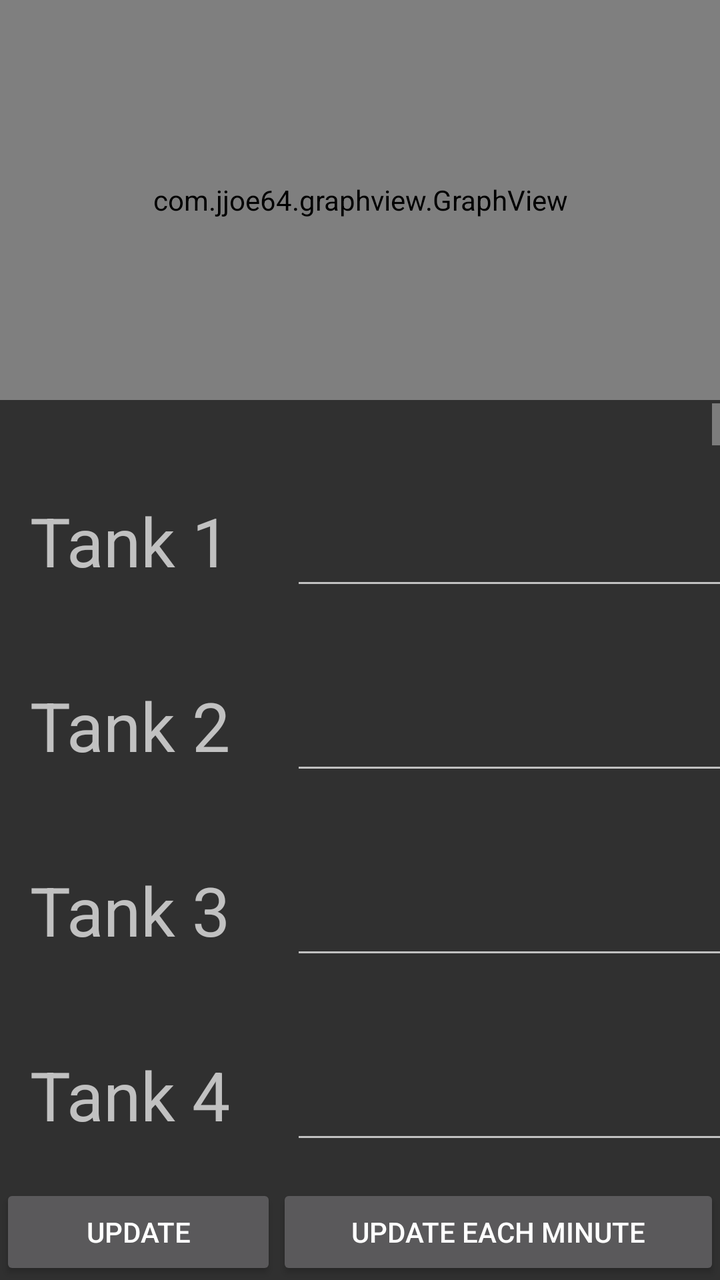
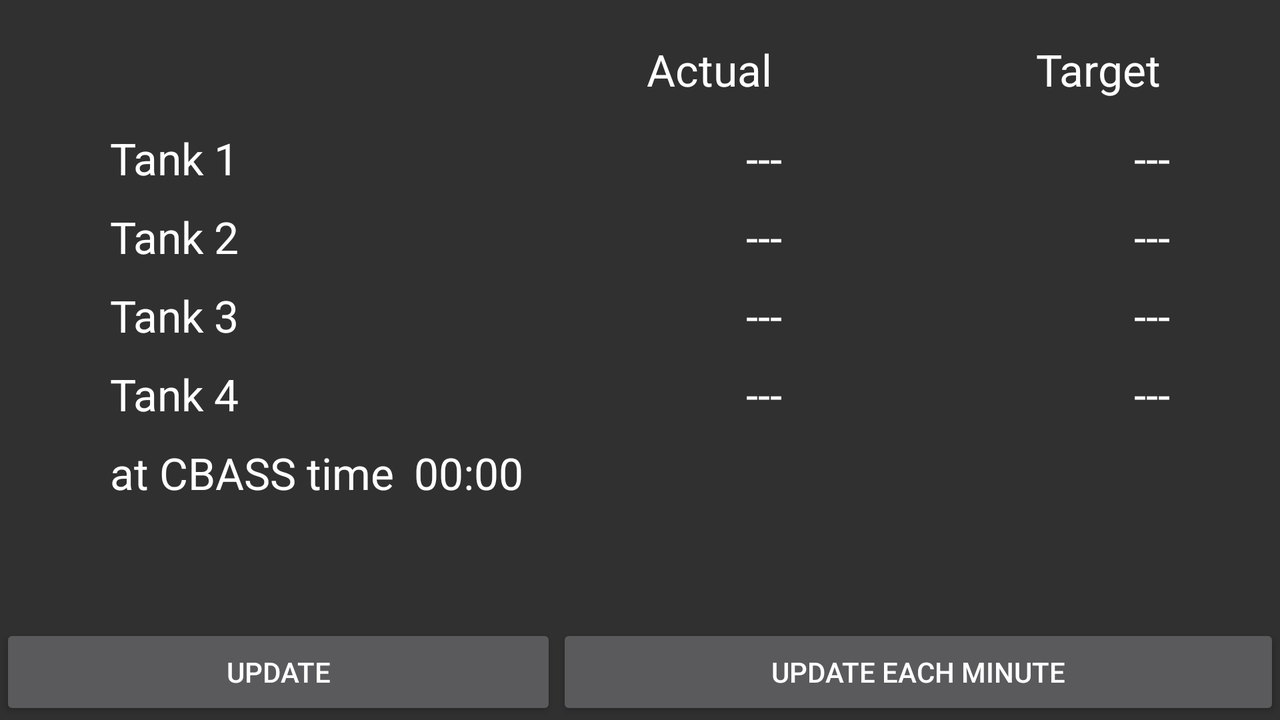

An Android layout and its configuration variant, each rendered on a device that would load it. The default file and the variant file are quoted in full after the pictures.
<!-- AndroidManifest.xml: application theme AppTheme -->
<!-- res/layout/fragment_monitor.xml -->
<?xml version="1.0" encoding="utf-8"?>
<LinearLayout xmlns:android="http://schemas.android.com/apk/res/android"
    xmlns:app="http://schemas.android.com/apk/res-auto"
    android:id="@+id/monitor_vert"
    android:layout_width="match_parent"
    android:layout_height="match_parent"
    android:orientation="vertical">

    <com.jjoe64.graphview.GraphView
        android:layout_width="match_parent"
        android:layout_height="200dip"
        android:id="@+id/graph" />

    <TextView
        android:id="@+id/receive_text"
        android:layout_width="match_parent"
        android:layout_height="wrap_content"
        android:layout_weight="1"
        android:freezesText="true"
        android:gravity="bottom"
        android:scrollbars="vertical"
        android:textAppearance="@style/TextAppearance.AppCompat.Medium" />

    <TableLayout
        android:layout_width="match_parent"
        android:layout_height="wrap_content">

        <TableRow
            android:id="@+id/temps_row1"
            android:layout_width="match_parent"
            android:layout_height="match_parent">

            <TextView
                android:id="@+id/tank1"
                android:layout_width="wrap_content"
                android:layout_height="wrap_content"
                android:layout_margin="15dp"
                android:text="Tank 1"
                android:textSize="34sp" />

            <EditText
                android:id="@+id/mon_temp1"
                android:layout_width="wrap_content"
                android:layout_height="wrap_content"
                android:layout_margin="15dp"
                android:ems="10"
                android:inputType="numberDecimal"
                android:text="99.1"
                android:textAlignment="textEnd"
                android:textSize="34sp" />
        </TableRow>

        <TableRow
            android:id="@+id/temps_row2"
            android:layout_width="match_parent"
            android:layout_height="match_parent" >

            <TextView
                android:id="@+id/tank2"
                android:layout_width="wrap_content"
                android:layout_height="wrap_content"
                android:layout_margin="15dp"
                android:text="Tank 2"
                android:textSize="34sp" />

            <EditText
                android:id="@+id/mon_temp2"
                android:layout_width="wrap_content"
                android:layout_height="wrap_content"
                android:layout_margin="15dp"
                android:ems="10"
                android:inputType="numberDecimal"
                android:text="99.2"
                android:textAlignment="textEnd"
                android:textSize="34sp" />
        </TableRow>

        <TableRow
            android:layout_width="match_parent"
            android:layout_height="match_parent" >

            <TextView
                android:id="@+id/tank3"
                android:layout_width="wrap_content"
                android:layout_height="wrap_content"
                android:layout_margin="15dp"
                android:text="Tank 3"
                android:textSize="34sp" />

            <EditText
                android:id="@+id/mon_temp3"
                android:layout_width="wrap_content"
                android:layout_height="wrap_content"
                android:layout_margin="15dp"
                android:ems="10"
                android:inputType="numberDecimal"
                android:text="99.3"
                android:textAlignment="textEnd"
                android:textSize="34sp" />
        </TableRow>

        <TableRow
            android:layout_width="match_parent"
            android:layout_height="match_parent" >

            <TextView
                android:id="@+id/tank4"
                android:layout_width="wrap_content"
                android:layout_height="wrap_content"
                android:layout_margin="15dp"
                android:text="Tank 4"
                android:textSize="34sp" />

            <EditText
                android:id="@+id/mon_temp4"
                android:layout_width="wrap_content"
                android:layout_height="wrap_content"
                android:layout_margin="15dp"
                android:ems="10"
                android:inputType="numberDecimal"
                android:text="99.4"
                android:textAlignment="textEnd"
                android:textSize="34sp" />
        </TableRow>
    </TableLayout>

    <LinearLayout
        android:layout_width="match_parent"
        android:layout_height="wrap_content"
        android:orientation="horizontal">

        <Button
            android:id="@+id/update_btn"
            android:layout_width="wrap_content"
            android:layout_height="wrap_content"
            android:layout_weight="1"
            android:text="Update" />

        <Button
            android:id="@+id/repeat_btn"
            android:layout_width="wrap_content"
            android:layout_height="wrap_content"
            android:layout_weight="1"
            android:text="Update each minute" />

    </LinearLayout>

</LinearLayout>
<!-- resources referenced by this layout -->
<resources>
  <style name="AppTheme" parent="Theme.AppCompat.NoActionBar">
          <item name="colorPrimary">@color/colorPrimary</item>
          <item name="colorPrimaryDark">@color/colorPrimaryDark</item>
          <item name="colorAccent">@color/colorAccent</item>
      </style>
  <color name="colorPrimary">#888888</color>
  <color name="colorPrimaryDark">#bf360c</color>
  <color name="colorAccent">#ff6e40</color>
</resources>
<!-- res/layout-land/fragment_monitor.xml (the author's variant of the layout above) -->
<!-- drawn on the phone turned sideways -->
<?xml version="1.0" encoding="utf-8"?>
<LinearLayout xmlns:android="http://schemas.android.com/apk/res/android"
    android:layout_width="match_parent"
    android:layout_height="match_parent"
    android:orientation="vertical">

    <TableLayout
        android:layout_width="match_parent"
        android:layout_height="wrap_content"
        android:layout_marginVertical="10dp"
        android:layout_marginHorizontal="50dp"
        android:layout_weight="0"
        android:shrinkColumns="1,2">


        <TableRow
            android:id="@+id/col_headers"
            android:layout_width="match_parent"
            android:layout_height="match_parent">

            <TextView
                android:id="@+id/blank"
                android:layout_margin="10dp"
                android:text=""
                 />

            <TextView
                android:id="@+id/curr_label"
                android:layout_margin="10dp"
                android:text="Actual"
                android:textAlignment="textEnd"
                android:textAppearance="@style/TextAppearance.AppCompat.Large" />

            <TextView
                android:id="@+id/targ_label"
                android:layout_margin="10dp"
                android:text="Target"
                android:textAlignment="textEnd"
                android:textAppearance="@style/TextAppearance.AppCompat.Large" />

        </TableRow>

        <TableRow
            android:id="@+id/temps_row1"
            android:layout_width="match_parent"
            android:layout_height="match_parent">

            <TextView
                android:id="@+id/tank1"
                android:layout_column="0"
                android:layout_margin="5dp"
                android:text="Tank 1"
                android:textAppearance="@style/TextAppearance.AppCompat.Large" />

            <TextView
                android:id="@+id/mon_temp1"
                android:layout_column="1"
                android:layout_margin="5dp"
                android:ems="7"
                android:inputType="numberDecimal"
                android:text="@string/blank_number"
                android:textAlignment="textEnd"
                android:textAppearance="@style/TextAppearance.AppCompat.Large" />

            <TextView
                android:id="@+id/mon_set1"
                android:layout_column="2"
                android:layout_margin="5dp"
                android:ems="10"
                android:inputType="numberDecimal"
                android:text="@string/blank_number"
                android:textAlignment="textEnd"
                android:textAppearance="@style/TextAppearance.AppCompat.Large" />
        </TableRow>

        <TableRow
            android:id="@+id/temps_row2"
            android:layout_width="match_parent"
            android:layout_height="match_parent">

            <TextView
                android:id="@+id/tank2"
                android:layout_height="wrap_content"
                android:layout_margin="5dp"
                android:text="Tank 2"
                android:textAppearance="@style/TextAppearance.AppCompat.Large" />

            <TextView
                android:id="@+id/mon_temp2"
                android:layout_height="wrap_content"
                android:layout_margin="5dp"
                android:ems="10"
                android:inputType="numberDecimal"
                android:text="@string/blank_number"
                android:textAlignment="textEnd"
                android:textAppearance="@style/TextAppearance.AppCompat.Large" />

            <TextView
                android:id="@+id/mon_set2"
                android:layout_height="wrap_content"
                android:layout_margin="5dp"
                android:ems="10"
                android:inputType="numberDecimal"
                android:text="@string/blank_number"
                android:textAlignment="textEnd"
                android:textAppearance="@style/TextAppearance.AppCompat.Large" />
        </TableRow>

        <TableRow
            android:layout_width="match_parent"
            android:layout_height="match_parent">

            <TextView
                android:id="@+id/tank3"
                android:layout_height="wrap_content"
                android:layout_margin="5dp"
                android:text="Tank 3"
                android:textAppearance="@style/TextAppearance.AppCompat.Large" />

            <TextView
                android:id="@+id/mon_temp3"
                android:layout_height="wrap_content"
                android:layout_margin="5dp"
                android:ems="10"
                android:inputType="numberDecimal"
                android:text="@string/blank_number"
                android:textAlignment="textEnd"
                android:textAppearance="@style/TextAppearance.AppCompat.Large" />

            <TextView
                android:id="@+id/mon_set3"
                android:layout_height="wrap_content"
                android:layout_margin="5dp"
                android:ems="10"
                android:inputType="numberDecimal"
                android:text="@string/blank_number"
                android:textAlignment="textEnd"
                android:textAppearance="@style/TextAppearance.AppCompat.Large" />
        </TableRow>

        <TableRow
            android:layout_width="match_parent"
            android:layout_height="match_parent">

            <TextView
                android:id="@+id/tank4"
                android:layout_height="wrap_content"
                android:layout_margin="5dp"
                android:text="Tank 4"
                android:textAppearance="@style/TextAppearance.AppCompat.Large" />

            <TextView
                android:id="@+id/mon_temp4"
                android:layout_height="wrap_content"
                android:layout_margin="5dp"
                android:ems="10"
                android:inputType="numberDecimal"
                android:text="@string/blank_number"
                android:textAlignment="textEnd"
                android:textAppearance="@style/TextAppearance.AppCompat.Large" />

            <TextView
                android:id="@+id/mon_set4"
                android:layout_height="wrap_content"
                android:layout_margin="5dp"
                android:ems="10"
                android:inputType="numberDecimal"
                android:text="@string/blank_number"
                android:textAlignment="textEnd"
                android:textAppearance="@style/TextAppearance.AppCompat.Large" />
        </TableRow>

        <TableRow
            android:layout_width="match_parent"
            android:layout_height="match_parent">

            <TextView
                android:id="@+id/label_time"
                android:layout_height="wrap_content"
                android:layout_margin="5dp"
                android:text="at CBASS time"
                android:textAlignment="center"
                android:textAppearance="@style/TextAppearance.AppCompat.Large" />

            <TextView
                android:id="@+id/cbass_time"
                android:layout_height="match_parent"
                android:layout_margin="5dp"
                android:layout_span="2"
                android:inputType="time"
                android:text="00:00"
                android:gravity="left"
                android:textAppearance="@style/TextAppearance.AppCompat.Large" />

        </TableRow>
    </TableLayout>

    <LinearLayout
        android:layout_width="match_parent"
        android:layout_height="wrap_content"
        android:layout_weight="1"
        android:gravity="bottom"
        android:orientation="horizontal">

        <Button
            android:id="@+id/update_btn"
            android:layout_width="wrap_content"
            android:layout_height="wrap_content"
            android:layout_weight="1"
            android:text="Update" />

        <Button
            android:id="@+id/repeat_btn"
            android:layout_width="wrap_content"
            android:layout_height="wrap_content"
            android:layout_weight="1"
            android:text="Update each minute" />

    </LinearLayout>

</LinearLayout>
<!-- resources referenced by the variant -->
<!-- as the phone turned sideways resolves them -->
<resources>
  <string name="blank_number">---</string>
  <style name="AppTheme" parent="Theme.AppCompat.NoActionBar">
          <item name="colorPrimary">@color/colorPrimary</item>
          <item name="colorPrimaryDark">@color/colorPrimaryDark</item>
          <item name="colorAccent">@color/colorAccent</item>
      </style>
  <color name="colorPrimary">#888888</color>
  <color name="colorPrimaryDark">#bf360c</color>
  <color name="colorAccent">#ff6e40</color>
</resources>
